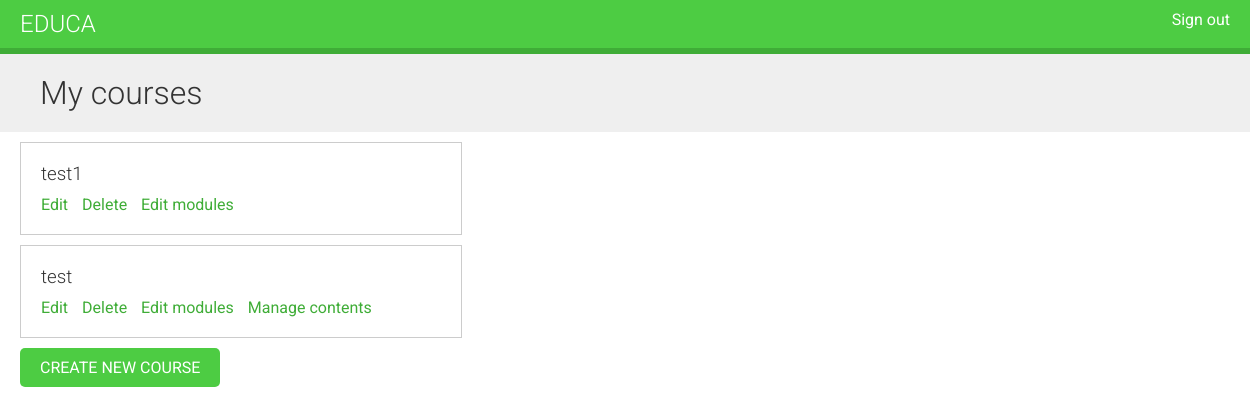
Page /course/mine/ (signed in) on the earlier database version.
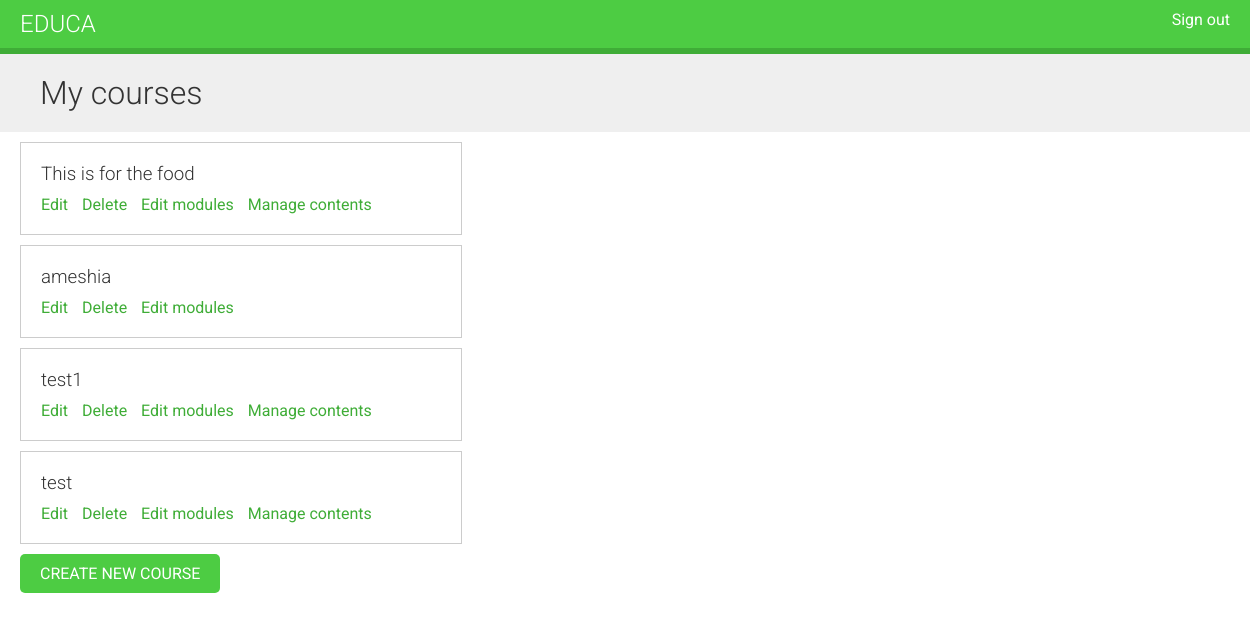
Same page on the later database version.
### courses/models.py (models this page shows, shortened)
class Course(models.Model):
    owner = models.ForeignKey(User,
                              related_name='courses_created',
                              on_delete=models.CASCADE)
    subject = models.ForeignKey(Subject,
                                related_name='courses',
                                on_delete=models.CASCADE)
    title = models.CharField(max_length=200)
    slug = models.SlugField(max_length=200, unique=True)
    overview = models.TextField()
    created = models.DateTimeField(auto_now_add=True)
    students = models.ManyToManyField(User,
                                      related_name='courses_joined',
                                      blank=True)
    class Meta:
        ordering = ['-created']

### courses/views.py (the view)
class ManageCourseListView(OwnerCourseMixin, ListView):
    template_name = 'courses/manage/course/list.html'

### courses/views.py (called while the page is built)
    def get_queryset(self):
        qs = super(OwnerMixin, self).get_queryset()
        return qs.filter(owner=self.request.user)

### courses/templates/courses/manage/course/list.html (shortened to what this page needs)
{% extends "base.html" %}
{% block content %}
  <h1>My courses</h1>
  <div class="module">
    {% for course in object_list %}
      <div class="course-info">
        <h3>{{ course.title }}</h3>
        <p>
          <a href="{% url "course_edit" course.id %}">Edit</a>
          <a href="{% url "course_delete" course.id %}">Delete</a>
          <a href="{% url "course_module_update" course.id %}">Edit modules</a>
          {% if course.modules.count > 0 %}
            <a href="{% url "module_content_list" course.modules.first.id %}">Manage contents</a>
          {% endif %}
        </p>
      </div>
    {% empty %}
      <p>You haven't created any courses yet.</p>
    {% endfor %}
    <p>
      <a href="{% url "course_create" %}" class="button">Create new course</a>
    </p>
  </div>
{% endblock %}

Differences in the rows shown:
added Course: title "This is for the food", shows "Manage contents"
added Course: title "ameshia"
shown differently, row unchanged: Course "test1": now shows "Manage contents"
